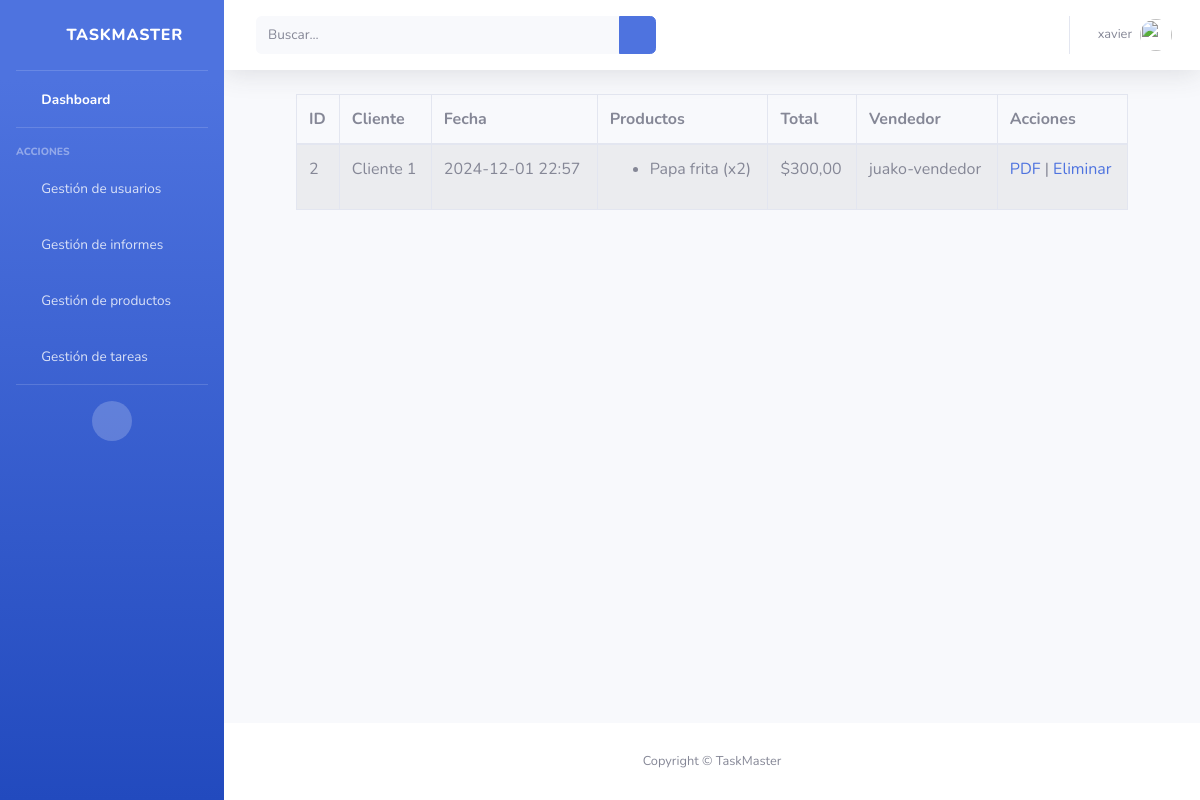
The page /lista-solicitudes/ (signed in) on the database its author committed.
### Root/models.py (models this page shows, shortened)
class Solicitud(models.Model):
    idSolicitud = models.AutoField(primary_key=True, verbose_name='Id solicitud')
    cliente = models.ForeignKey(Cliente, on_delete=models.CASCADE, verbose_name='Cliente', related_name='solicitudes')
    productos = models.ManyToManyField(productos, through='DetalleSolicitud')
    fechaSolicitud = models.DateTimeField(auto_now_add=True, verbose_name='Fecha solicitud')
    vendedor = models.ForeignKey(UserProfile, on_delete=models.SET_NULL, null=True, verbose_name='Vendedor', related_name='ventas')
    def calcular_total(self):
        return sum(detalle.producto.precio * detalle.cantidad for detalle in self.detallesolicitud_set.all())

class Cliente(models.Model):
    idCliente = models.AutoField(primary_key=True, verbose_name='Id cliente')
    nombre = models.CharField(max_length=100, verbose_name='Nombre del cliente')
    correo = models.EmailField(max_length=100, verbose_name='Correo del cliente')
    telefono = models.CharField(max_length=15, verbose_name='Teléfono del cliente', null=True, blank=True)
    direccion = models.TextField(verbose_name='Dirección del cliente', null=True, blank=True)

class DetalleSolicitud(models.Model):
    solicitud = models.ForeignKey(Solicitud, on_delete=models.CASCADE)
    producto = models.ForeignKey(productos, on_delete=models.CASCADE)
    cantidad = models.PositiveIntegerField(verbose_name='Cantidad')

class productos(models.Model):
    idProducto = models.AutoField(primary_key=True,verbose_name='Id producto')
    nombreProducto = models.CharField(max_length=255,verbose_name='Nombre producto')
    precio = models.DecimalField(max_digits=5,decimal_places=2,verbose_name='Precio producto')
    imagen = models.ImageField(upload_to='imagenes',null=True,verbose_name='Imagen producto')
    stock = models.PositiveIntegerField(verbose_name='Stock producto',default=0)
    descuento = models.DecimalField(max_digits=5, decimal_places=2, default=0, verbose_name='Descuento (%)')

class UserProfile(models.Model):
    user = models.OneToOneField(get_user_model(), on_delete=models.CASCADE)
    role = models.CharField(max_length=20,choices=settings.ROLES)

### Root/views.py (the view)
# urls.py: path('lista-solicitudes/',views.lista_solicitudes, name= 'lista_solicitudes'),
@login_required
def lista_solicitudes(request):
    solicitudes = Solicitud.objects.all()
    user_groups = request.user.groups.values_list('name', flat=True)
    print(user_groups)
    is_admin = 'admin' in user_groups
    is_supervisor = 'supervisor' in user_groups
    is_vendedor = 'vendedor' in user_groups
    if is_admin:
        solicitudes = solicitudes
    elif is_supervisor:
        solicitudes = solicitudes.filter(vendedor__role='vendedor')
    elif is_vendedor:
        solicitudes = solicitudes.filter(vendedor=request.user.userprofile)
    print(f"Is Admin: {is_admin}, Is Supervisor: {is_supervisor}, Is Vendedor: {is_vendedor}")
    context = {
        'is_admin': is_admin,
        'is_supervisor': is_supervisor,
        'is_vendedor': is_vendedor,
        'solicitudes': solicitudes
    }
    return render(request, 'dashboard/GestionInfor/lista_solicitudes.html', context)

### Root/templates/dashboard/GestionInfor/lista_solicitudes.html (shortened to what this page needs)
{% extends 'base.html' %}
{%block content%}
{% load static %}
<div class="container-fluid">
    <div class="container">
        <table class="table table-striped table-bordered">
            <thead>
                <tr>
                    <th>ID</th>
                    <th>Cliente</th>
                    <th>Fecha</th>
                    <th>Productos</th>
                    <th>Total</th>
                    <th>Vendedor</th>
                    <th>Acciones</th>
                </tr>
            </thead>
            <tbody>
                {% for soli in solicitudes %}
                    <tr>
                        <td>{{ soli.idSolicitud }}</td>
                        <td>{{ soli.cliente.nombre }}</td>
                        <td>{{ soli.fechaSolicitud|date:"Y-m-d H:i" }}</td>
                        <td>
                            <ul>
                                {% for detalle in soli.detallesolicitud_set.all %}
                                    <li>{{ detalle.producto.nombreProducto }} (x{{ detalle.cantidad }})</li>
                                {% endfor %}
                            </ul>
                        </td>
                        <td>${{ soli.calcular_total }}</td>
                        <td>{{ soli.vendedor.user.username }}</td>
                        <td>
                            <a href="{% url 'generar_pdf' soli.idSolicitud %}">PDF</a> |
                            <a href="{% url 'borrar_solicitud' soli.idSolicitud %}">Eliminar</a>
                        </td>
                    </tr>
                {% endfor %}
            </tbody>
        </table>
</div>
</div>
{%endblock%}

### Root/templates/base.html (shortened to what this page needs)
{%load static%}
<!DOCTYPE html>
<html lang="en">
<head>
    <link href="{%static 'vendor/fontawesome-free/css/all.min.css'%}" rel="stylesheet" type="text/css">
    <link href="{%static 'css/sb-admin-2.min.css'%}" rel="stylesheet">
</head>
<body id="page-top">
    <div id="wrapper">
        <ul class="navbar-nav bg-gradient-primary sidebar sidebar-dark accordion" id="accordionSidebar">
            <a class="sidebar-brand d-flex align-items-center justify-content-center" href="{%url 'admin_dashboard'%}">
                <div class="sidebar-brand-icon rotate-n-15">
                    <i class="fas fa-laugh-wink"></i>
                </div>
                <div class="sidebar-brand-text mx-3">TaskMaster</div>
            </a>
            <hr class="sidebar-divider my-0">
            <li class="nav-item active">
                <a class="nav-link" href="{%url 'admin_dashboard'%}">
                    <i class="fas fa-fw fa-tachometer-alt"></i>
                    <span>Dashboard</span></a>
            </li>
            <hr class="sidebar-divider">
<div class="sidebar-heading">
    Acciones
</div>
{% if is_admin %}
<li class="nav-item">
    <a class="nav-link collapsed" href="#" data-toggle="collapse" data-target="#collapseUserManagement"
       aria-expanded="true" aria-controls="collapseUserManagement">
        <i class="fas fa-fw fa-cog"></i>
        <span>Gestión de usuarios</span>
    </a>
</li>
{% endif %}
{% if is_admin or is_supervisor %}
<li class="nav-item">
    <a class="nav-link collapsed" href="#" data-toggle="collapse" data-target="#collapseReportManagement"
       aria-expanded="true" aria-controls="collapseReportManagement">
        <i class="fas fa-fw fa-cog"></i>
        <span>Gestión de informes</span>
    </a>
</li>
{% endif %}
{% if is_admin or is_supervisor %}
<li class="nav-item">
    <a class="nav-link collapsed" href="#" data-toggle="collapse" data-target="#collapseProductManagement"
       aria-expanded="true" aria-controls="collapseProductManagement">
        <i class="fas fa-fw fa-wrench"></i>
        <span>Gestión de productos</span>
    </a>
</li>
{% endif %}
{% if is_admin or is_supervisor or is_vendedor %}
<li class="nav-item">
    <a class="nav-link collapsed" href="#" data-toggle="collapse" data-target="#collapseTaskManagement"
       aria-expanded="true" aria-controls="collapseTaskManagement">
        <i class="fas fa-fw fa-wrench"></i>
        <span>Gestión de tareas</span>
    </a>
</li>
{% endif %}
<hr class="sidebar-divider">
<div class="text-center d-none d-md-inline">
    <button class="rounded-circle border-0" id="sidebarToggle"></button>
</div>
</ul>
<div id="content-wrapper" class="d-flex flex-column">
<div id="content">
    <nav class="navbar navbar-expand navbar-light bg-white topbar mb-4 static-top shadow">
        <form
            class="d-none d-sm-inline-block form-inline mr-auto ml-md-3 my-2 my-md-0 mw-100 navbar-search">
            <div class="input-group">
                <input type="text" class="form-control bg-light border-0 small" placeholder="Buscar..."
                    aria-label="Search" aria-describedby="basic-addon2">
                <div class="input-group-append">
                    <button class="btn btn-primary" type="button">
                        <i class="fas fa-search fa-sm"></i>
                    </button>
                </div>
            </div>
        </form>
        <ul class="navbar-nav ml-auto">
            <li class="nav-item dropdown no-arrow">
                <a class="nav-link dropdown-toggle" href="#" id="userDropdown" role="button"
                    data-toggle="dropdown" aria-haspopup="true" aria-expanded="false">
                    <span class="mr-2 d-none d-lg-inline text-gray-600 small">{{user.username}}</span>
                    <img class="img-profile rounded-circle"
                        src="{%static 'img/undraw_profile.svg'%}">
                </a>
            </li>
        </ul>
    </nav>
    <div class="container-fluid">
        {%block content%}
        {%endblock%}
    </div>
</div>
{%block footer%}
<footer class="sticky-footer bg-white">
    <div class="container my-auto">
        <div class="copyright text-center my-auto">
            <span>Copyright &copy; TaskMaster </span>
        </div>
    </div>
</footer>
</div>
</div>
{%endblock%}
</body>
</html>

### rows shown on the page
Solicitud: idSolicitud "2", cliente.nombre "Cliente 1", fechaSolicitud "2024-12-01 22:57", calcular_total "300,00", vendedor.user.username "juako-vendedor"
DetalleSolicitud: producto.nombreProducto "Papa frita", cantidad "2"

### other values the page prints
{{ user.username }} "xavier"
